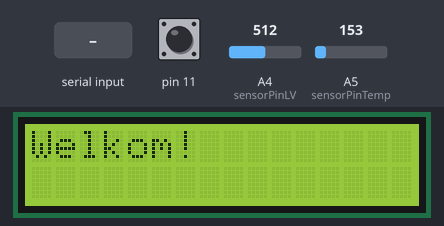
A sketch run on a simulated Arduino Uno, built with avr-gcc and run on an emulated ATmega328P. Parts: 16×2 character LCD. The inputs (shaded band) are chosen by the test bench; at power-on: pin 11 HIGH, A5 (sensorPinTemp) = 153, A4 (sensorPinLV) = 512. What the sketch prints to the serial monitor is not drawn.

Above: at 3.6 s.
3.7 s: pin 11 pulled LOW for 0.15 s
At 4.2 s:
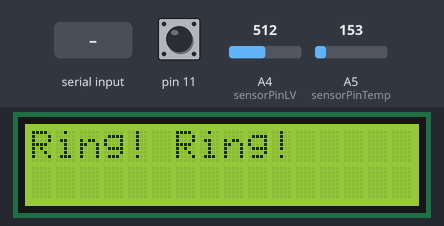
17.8 s: "2" received over Serial
At 18.6 s:
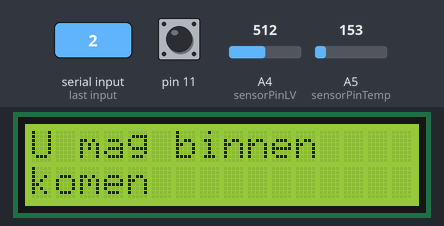
22.5 s: "3" received over Serial
At 23.4 s:
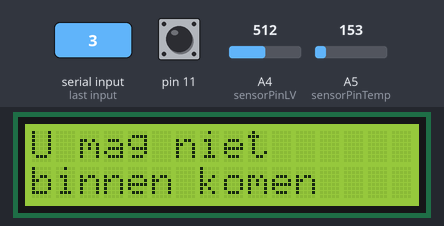
34.5 s: A5 (sensorPinTemp) set to 165
At 37.3 s:
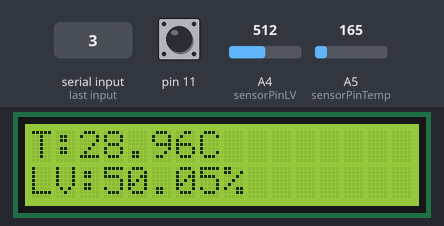
40.5 s: A4 (sensorPinLV) set to 716
At 43.1 s:
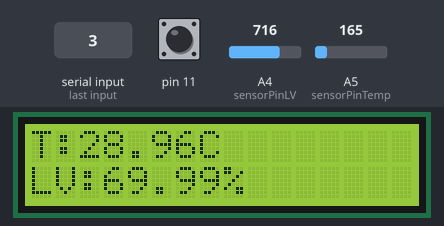
46.5 s: A5 (sensorPinTemp) set to 175
At 48.8 s:
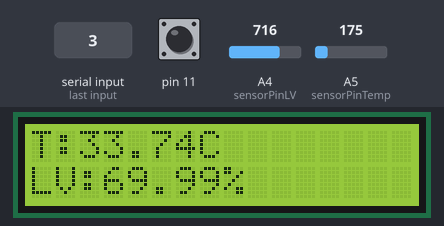
Timing chart, 0 to 50.3 s (numbered marks = the images above; inputs shaded):
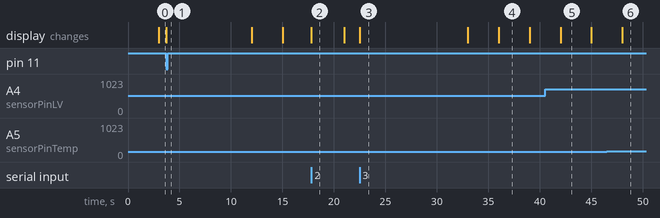

The sketch:

arduinoIPCam.ino
```cpp
#include <SimpleTimer.h>
#include <LiquidCrystal.h>
LiquidCrystal lcd(6,7,5,4,3,2);
SimpleTimer timer;
int button11 = 0;
int sensorPinTemp = A5;
int sensorPinLV = A4;
bool toggle = false;
int tmrWelkomId;
int tmrBelId;
int tmrWachtOpAntwoordId;
bool welkomTempToggle=false;
double tempmeter = 0.0;
double lvmeter=0.0;

void setup() {
  pinMode(11, INPUT_PULLUP);
  Serial.begin(9600);
  tmrWelkomId=timer.setInterval(3000,timerWelkomEvent);
  timer.enable(tmrWelkomId);
  tmrBelId=timer.setInterval(10000,timerBelEvent);
  timer.disable(tmrBelId);
  tmrWachtOpAntwoordId = timer.setInterval(10000,timerWachtOpAntwoordEvent);
  timer.disable(tmrWachtOpAntwoordId);
  lcd.begin(16,2);
  lcd.setCursor(0,0);
  lcd.clear();
}

void loop() {
  timer.run();
  leesSerialPort();
  checkDeBel();
}

void timerWelkomEvent(){
  welkomTempToggle = !welkomTempToggle;
  if(welkomTempToggle==true){
    lcd.clear();
    lcd.print("Welkom!");
  }
  else{
    lcd.clear();
    meetTemp();
    meetLV();
    lcd.setCursor(0,0);
    lcd.print("T:"+String(tempmeter)+"C");
    lcd.setCursor(0,1);
    lcd.print("LV:"+String(lvmeter)+"%");
  }
}

void timerBelEvent(){
  timer.enable(tmrWelkomId);
  timer.disable(tmrBelId);
}

void timerWachtOpAntwoordEvent(){
  timer.enable(tmrWelkomId);
  timer.disable(tmrBelId);
}


void meetTemp(){
  double buffertempmeter=(((analogRead(sensorPinTemp)*4.9) / 1024.0)-0.5)*100;
  if(tempmeter!=buffertempmeter){
    tempmeter=buffertempmeter;
  }
}

void meetLV(){
  double bufferlv = ((double)analogRead(sensorPinLV))/1023.0*100;
  if(lvmeter!=bufferlv){
    lvmeter=bufferlv;
  }
}

void checkDeBel(){
  button11 = digitalRead(11);
  if(button11 == LOW){
    if(toggle==false)
    {
      lcd.clear();
      lcd.print("Ring! Ring!");
      // de bel gaat
      Serial.println("1");
      timer.disable(tmrWelkomId);
      timer.enable(tmrWachtOpAntwoordId);
    }
    toggle=true;
  }
  else{
    toggle=false;
  }
}

void leesSerialPort(){
  if(Serial.available()>0){
    char incomingChar = Serial.read();
    if(incomingChar=='2'){
      timer.disable(tmrWachtOpAntwoordId);
      timer.disable(tmrWelkomId);
      lcd.clear();
      lcd.print("U mag binnen");
      lcd.setCursor(0,1);
      lcd.print("komen");
      timer.enable(tmrBelId);
    }else if(incomingChar=='3'){
      timer.disable(tmrWachtOpAntwoordId);
      timer.disable(tmrWelkomId);
      lcd.clear();
      lcd.print("U mag niet");
      lcd.setCursor(0,1);
      lcd.print("binnen komen");
      timer.enable(tmrBelId);
    }
  }
}
```

Measured:
- after the input at 3.7 s, the display: changes at once (image 1)
- after the input at 17.8 s, the display: changes at once (image 2)
- after the input at 22.5 s, the display: changes at once (image 3)
- after the input at 34.5 s, the display: changes after 1.5 s (image 4)
- after the input at 40.5 s, the display: changes after 1.5 s (image 5)
- after the input at 46.5 s, the display: changes after 1.5 s (image 6)
- what the display in image 2 shows lasts 3.2 s, from 17.8 s to 21.0 s
